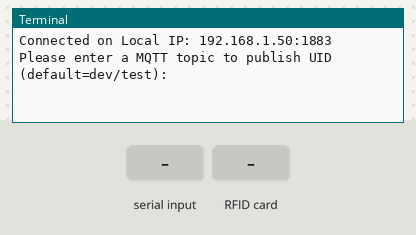
Bench run of a program on a simulated Raspberry Pi (header pin numbers). Parts: the last lines printed to the terminal. The inputs (shaded band) are chosen by the test bench. No MQTT or app messages arrive unless stated; the RFID card's data blocks start empty.

Above: at 1.2 s.
1.3 s: "1" typed at the terminal
At 2.4 s:
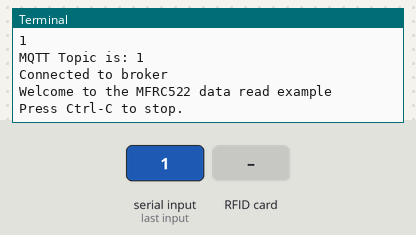
2.8 s: RFID card 5E 7A 19 C4 held to the reader
At 4.2 s:
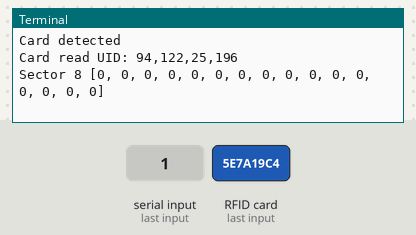

The program:

Deploy.py
```python
import RPi.GPIO as GPIO
import MFRC522
import signal
import paho.mqtt.client as mqttClient
import time
from time import sleep
import socket

broker_address= "127.0.0.1"
topic = "dev/test"
port = 1883
user = "mustafa"
password = "mustafa"

s=socket.socket(socket.AF_INET, socket.SOCK_DGRAM)
s.connect(("8.8.8.8",80))
broker_address = (s.getsockname()[0])
print("Connected on Local IP: %s" % (broker_address) + ":%d" % port)
s.close()

topic = raw_input('Please enter a MQTT topic to publish UID (default=dev/test): ')
if not topic:
	topic="dev/test"
print "MQTT Topic is: %s" % topic

def on_connect(client, userdata, flags, rc):
    if rc == 0:
        print("Connected to broker")

        global Connected                #Use global variable
        Connected = True                #Signal connection
    else:
        print("Connection failed")

Connected = False   #global variable for the state of the connection


client = mqttClient.Client("Python")               #create new instance
client.username_pw_set(user, password=password)    #set username and password
client.on_connect= on_connect                      #attach function to callback
client.connect(broker_address, port=port)          #connect to broker

client.loop_start()        #start the loop

while Connected != True:    #Wait for connection
    time.sleep(0.1)

continue_reading = True

# Capture SIGINT for cleanup when the script is aborted
def end_read(signal,frame):
    global continue_reading
    print "Ctrl+C captured, ending read."
    continue_reading = False
    GPIO.cleanup()

# Hook the SIGINT
signal.signal(signal.SIGINT, end_read)

# Create an object of the class MFRC522
MIFAREReader = MFRC522.MFRC522()

# Welcome message
print "Welcome to the MFRC522 data read example"
print "Press Ctrl-C to stop."

# This loop keeps checking for chips. If one is near it will get the UID and authenticate
while continue_reading:

    # Scan for cards
    (status,TagType) = MIFAREReader.MFRC522_Request(MIFAREReader.PICC_REQIDL)

    # If a card is found
    if status == MIFAREReader.MI_OK:
        print "Card detected"

    # Get the UID of the card
    (status,uid) = MIFAREReader.MFRC522_Anticoll()

    # If we have the UID, continue
    if status == MIFAREReader.MI_OK:

        # Print UID
        print "Card read UID: %s,%s,%s,%s" % (uid[0], uid[1], uid[2], uid[3])
	client.publish(topic,"UID: %s,%s,%s,%s" % (uid[0], uid[1], uid[2], uid[3]))
	#sleep(0.5)

        # This is the default key for authentication
        key = [0xFF,0xFF,0xFF,0xFF,0xFF,0xFF]

        # Select the scanned tag
        MIFAREReader.MFRC522_SelectTag(uid)

        # Authenticate
        status = MIFAREReader.MFRC522_Auth(MIFAREReader.PICC_AUTHENT1A, 8, key, uid)

        # Check if authenticated
        if status == MIFAREReader.MI_OK:
            MIFAREReader.MFRC522_Read(8)
            MIFAREReader.MFRC522_StopCrypto1()
        else:
            print "Authentication error"
```

Measured:
- after the input at 1.3 s, the terminal: prints a new line at once (image 1)
- after the input at 2.8 s, the terminal: prints a new line at once (image 2)
